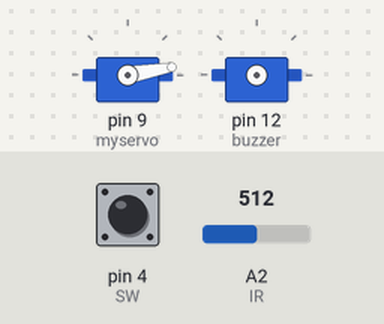
Simulated run of this sketch. Board: Arduino Uno, built with avr-gcc and run on an emulated ATmega328P. On the bench: 2 × servo. Wiring (inferred from the names in the program): servo: signal pin 12. The test bench sets the inputs (shaded band); at power-on: A2 (IR) = 512, pin 4 (SW) LOW. Servo pulses on a pin are drawn as a servo (544–2400 µs = 0–180°); what the sketch prints to the serial monitor is not drawn.

Above: at 1.2 s.
1.3 s: A2 (IR) set to 997
2.8 s: A2 (IR) set to 1019
At 4.2 s:
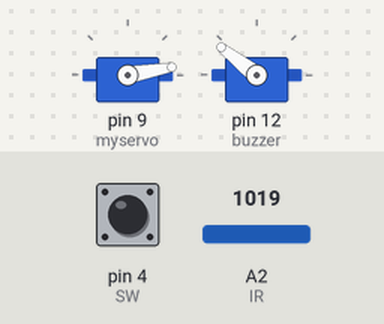
4.3 s: A2 (IR) set to 90
At 5.2 s:
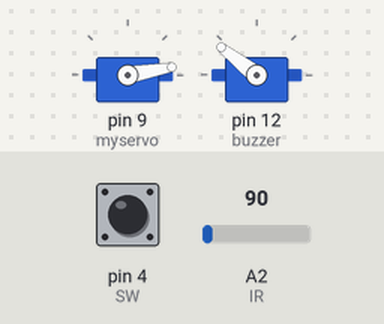
Timing chart, 0 to 7.3 s (numbered marks = the images above; inputs shaded):
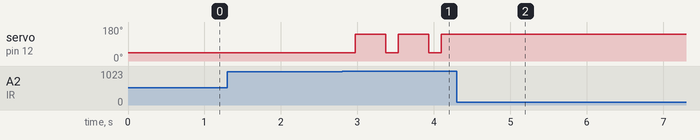

The sketch:

automatic_fish_feeder.ino
```cpp
#include <Servo.h>               // include servo library

Servo myservo;                   // declare variable for servo

const int SW = 4;                // selector switch is connected to pin 4
const int IR = A2;               // IR sensor is connected to pin A2
const int buzzer = 12;           // buzzer connected to pin 12

int pos = 10;                    // idle position for servo at 10 degree
int detect=0;                    // variable to hold IR value
int i;                           // variable to provide loop
int heartbeat = 0;               // variable to provide delay
int hold = 0;                    // variable to provide delay
int mode;                        // variable to hold selector switch value

void setup() {
  Serial.begin(9600);            // start the serial communication
  myservo.attach(9);             // servo is connected to pin 9

  pinMode(buzzer,OUTPUT);        // declare buzzer as output
  pinMode(SW,INPUT);             // declare selector switch as input
  }

void loop() {

  myservo.write(pos);            // move the servo to its initial position

  detect = analogRead(IR);       // IR sensor detect whether fish food is available or not

  Serial.print(detect);
  Serial.print("\t");

  mode = digitalRead(SW);        // selector switch detect the mode chosen by user

  if (detect >= 1005) {          // if IR sensor does not detect any fish food

    int j;
                                 // buzzer will alert the user to refill the fish food
    for(j=0;j<80;j++) {
      digitalWrite(buzzer,HIGH);
      delay(1);//wait for 1ms
      digitalWrite(buzzer,LOW);
      delay(1);//wait for 1ms
    }
                                 // servo will not move until the fish food is refilled
    for(j=0;j<100;j++) {
      digitalWrite(buzzer,HIGH);
      delay(2);//wait for 2ms
      digitalWrite(buzzer,LOW);
      delay(2);//wait for 2ms
    }
  }

  else if (detect < 1005) {      // IR sensor detect fish food is present

    hold++;                      // increase hold value by 1
    Serial.println(heartbeat);

    if (mode == 1) {             // if user choose to feed the fish twice a day

      if (hold >= 5268) {        // this will make sure heartbeat value reach 1000
        heartbeat++;             // in 12 hours
        hold = 0;                // reset hold value
      }
    }

    else if (mode == 0) {        // if user choose to feed the fish once a day

      if (hold >= 10536) {        // this will make sure heartbeat value reach 1000
        heartbeat++;             // in 24 hours
        hold = 0;                // reset hold value
      }
    }

    if (heartbeat == 1000) {             // fish will be fed when heartbeat value reaches 1000
      for (pos = 15; pos <= 40; pos += 1) {
        myservo.write(pos);              // servo will open the cap of the container
        delay(15);                       // wait 15ms for the servo to reach the position
      }

      for (pos = 40; pos >= 15; pos -= 1) {
        myservo.write(pos);              // servo will close the cap of the container
        delay(15);                       // waits 15ms for the servo to reach the position
      }

      heartbeat = 0;                     // reset heartbeat value
    }
  }
}
```

Measured:
- the behaviour switches between 1004 and 1005 on A2 (IR) (found by bisection; images 0 and 1)
- after the input at 1.3 s, every drawn part: stays the same
- after the input at 2.8 s, servo on pin 12 (buzzer): alternates 142° for 0.40 s and 45° for 0.16 s, starting after 0.17 s
- after the input at 4.3 s, servo on pin 12 (buzzer): stops changing and stays 142°
